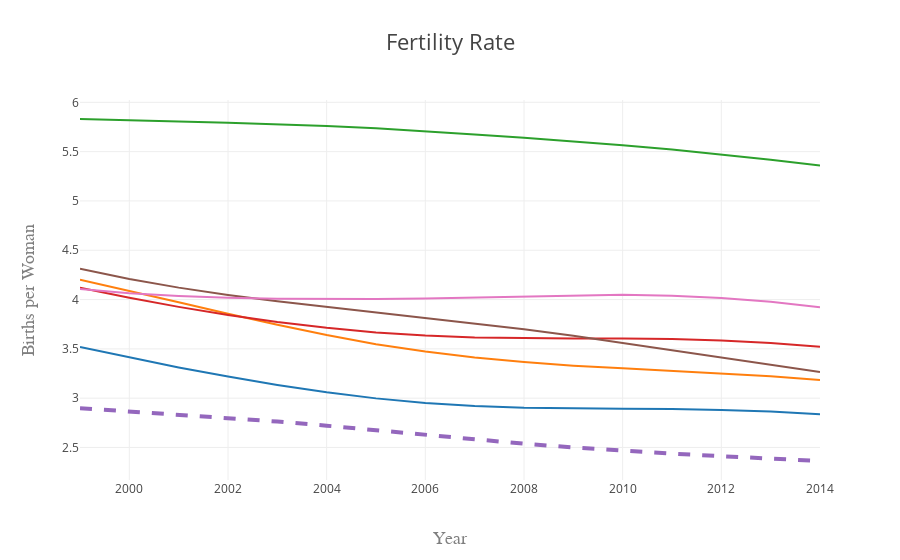

The notebook cell saved with this chart:
### Code cell
# select neighbor countries and visualize
trace1 = go.Scatter(
    x=df.index,
    y=df.Botswana,
    name='Botswana',
    mode = 'lines'
)

trace2 = go.Scatter(
    x=df.index,
    y=df.Lesotho,
    name='Lesotho',
    mode = 'lines'
)

trace3 = go.Scatter(
    x=df.index,
    y=df.Mozambique,
    name='Mozambique',
    mode = 'lines'
)

trace4 = go.Scatter(
    x=df.index,
    y=df.Namibia,
    name='Namibia',
    mode = 'lines'
)

trace5 = go.Scatter(
    x=df.index,
    y=df['South Africa'],
    name='South Africa',
    mode = 'lines',
    line = dict(
        width = 4,
        dash = 'dash')
)

trace6 = go.Scatter(
    x=df.index,
    y=df['Swaziland'],
    name='Swaziland',
    mode = 'lines'
)

trace7 = go.Scatter(
    x=df.index,
    y=df['Zimbabwe'],
    name='Zimbabwe',
    mode = 'lines'
)


data = [trace1, trace2, trace3, trace4, trace5, trace6, trace7]
layout = go.Layout(showlegend=False,
    title='Fertility Rate',
    titlefont=dict(
            size=22),
    xaxis=dict(
        title='Year',
        titlefont=dict(
            family='Courier New, monospace',
            size=18,
            color='#7f7f7f'
        )
    ),
    yaxis=dict(
        title='Births per Woman',
        titlefont=dict(
            family='Courier New, monospace',
            size=18,
            color='#7f7f7f'
        )
    )
)

# create figure for offline use
fig = dict( data=data, layout=layout )

# plot inline
iplot(fig, show_link=False)

# save figure offline
myChart = plotly.offline.plot(fig,output_type="div", show_link="False",include_plotlyjs="Flase",link_text="")
with open("images/fertility_rate.html", "w") as text_file:
    text_file.write(myChart)

### Figure 1 — Plotly figure (JSON) as saved in the notebook; plotly's stock layout.template omitted (floating-point values rounded to 4 significant figures)
{"data": [{"mode": "lines", "name": "Botswana", "type": "scatter", "x": [1999, 2000, 2001, 2002, 2003, 2004, 2005, 2006, 2007, 2008, 2009, 2010, 2011, 2012, 2013, 2014], "y": [3.519, 3.413, 3.312, 3.219, 3.134, 3.06, 2.998, 2.952, 2.921, 2.903, 2.895, 2.893, 2.89, 2.881, 2.864, 2.836]}, {"mode": "lines", "name": "Lesotho", "type": "scatter", "x": [1999, 2000, 2001, 2002, 2003, 2004, 2005, 2006, 2007, 2008, 2009, 2010, 2011, 2012, 2013, 2014], "y": [4.2, 4.089, 3.972, 3.856, 3.744, 3.64, 3.548, 3.473, 3.412, 3.366, 3.33, 3.303, 3.278, 3.253, 3.222, 3.185]}, {"mode": "lines", "name": "Mozambique", "type": "scatter", "x": [1999, 2000, 2001, 2002, 2003, 2004, 2005, 2006, 2007, 2008, 2009, 2010, 2011, 2012, 2013, 2014], "y": [5.831, 5.816, 5.805, 5.794, 5.78, 5.761, 5.736, 5.707, 5.674, 5.64, 5.603, 5.564, 5.521, 5.472, 5.418, 5.359]}, {"mode": "lines", "name": "Namibia", "type": "scatter", "x": [1999, 2000, 2001, 2002, 2003, 2004, 2005, 2006, 2007, 2008, 2009, 2010, 2011, 2012, 2013, 2014], "y": [4.119, 4.018, 3.926, 3.844, 3.773, 3.714, 3.667, 3.635, 3.616, 3.608, 3.606, 3.605, 3.6, 3.586, 3.56, 3.522]}, {"line": {"dash": "dash", "width": 4}, "mode": "lines", "name": "South Africa", "type": "scatter", "x": [1999, 2000, 2001, 2002, 2003, 2004, 2005, 2006, 2007, 2008, 2009, 2010, 2011, 2012, 2013, 2014], "y": [2.899, 2.866, 2.834, 2.801, 2.763, 2.721, 2.675, 2.627, 2.58, 2.538, 2.5, 2.467, 2.438, 2.412, 2.387, 2.363]}, {"mode": "lines", "name": "Swaziland", "type": "scatter", "x": [1999, 2000, 2001, 2002, 2003, 2004, 2005, 2006, 2007, 2008, 2009, 2010, 2011, 2012, 2013, 2014], "y": [4.313, 4.209, 4.121, 4.046, 3.982, 3.925, 3.871, 3.818, 3.761, 3.699, 3.632, 3.559, 3.483, 3.407, 3.334, 3.266]}, {"mode": "lines", "name": "Zimbabwe", "type": "scatter", "x": [1999, 2000, 2001, 2002, 2003, 2004, 2005, 2006, 2007, 2008, 2009, 2010, 2011, 2012, 2013, 2014], "y": [4.108, 4.065, 4.036, 4.018, 4.008, 4.005, 4.006, 4.012, 4.022, 4.034, 4.044, 4.048, 4.039, 4.016, 3.977, 3.923]}], "layout": {"showlegend": false, "title": "Fertility Rate", "titlefont": {"size": 22}, "xaxis": {"title": "Year", "titlefont": {"color": "#7f7f7f", "family": "Courier New, monospace", "size": 18}}, "yaxis": {"title": "Births per Woman", "titlefont": {"color": "#7f7f7f", "family": "Courier New, monospace", "size": 18}}}}
